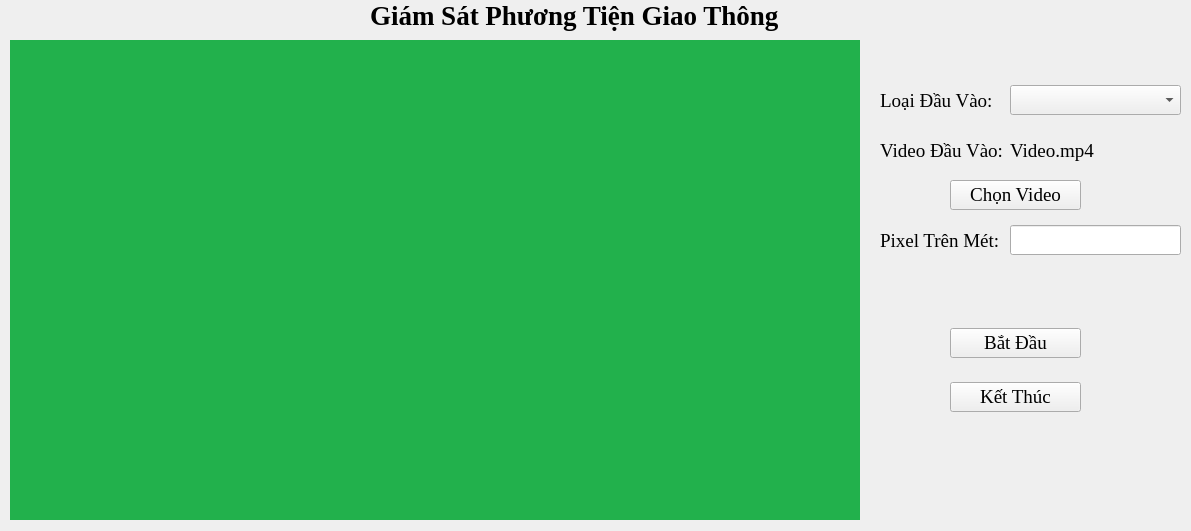
<?xml version="1.0" encoding="UTF-8"?>
<ui version="4.0">
 <class>Monitoring</class>
 <widget class="QFrame" name="Monitoring">
  <property name="geometry">
   <rect>
    <x>0</x>
    <y>0</y>
    <width>1191</width>
    <height>531</height>
   </rect>
  </property>
  <property name="windowTitle">
   <string>Frame</string>
  </property>
  <widget class="QLabel" name="lbImg">
   <property name="geometry">
    <rect>
     <x>10</x>
     <y>40</y>
     <width>850</width>
     <height>480</height>
    </rect>
   </property>
   <property name="styleSheet">
    <string notr="true">background-color:rgb(34, 177, 76)</string>
   </property>
   <property name="text">
    <string/>
   </property>
  </widget>
  <widget class="QLabel" name="label_7">
   <property name="geometry">
    <rect>
     <x>370</x>
     <y>0</y>
     <width>421</width>
     <height>31</height>
    </rect>
   </property>
   <property name="font">
    <font>
     <family>Times New Roman</family>
     <pointsize>20</pointsize>
     <weight>75</weight>
     <bold>true</bold>
    </font>
   </property>
   <property name="text">
    <string>Giám Sát Phương Tiện Giao Thông</string>
   </property>
  </widget>
  <widget class="QWidget" name="horizontalLayoutWidget_2">
   <property name="geometry">
    <rect>
     <x>950</x>
     <y>170</y>
     <width>131</width>
     <height>51</height>
    </rect>
   </property>
   <layout class="QHBoxLayout" name="horizontalLayout_3">
    <item>
     <widget class="QPushButton" name="btChooseVideo">
      <property name="font">
       <font>
        <family>Times New Roman</family>
        <pointsize>14</pointsize>
       </font>
      </property>
      <property name="text">
       <string>Chọn Video</string>
      </property>
     </widget>
    </item>
   </layout>
  </widget>
  <widget class="QWidget" name="horizontalLayoutWidget">
   <property name="geometry">
    <rect>
     <x>880</x>
     <y>130</y>
     <width>131</width>
     <height>41</height>
    </rect>
   </property>
   <layout class="QHBoxLayout" name="horizontalLayout">
    <item>
     <widget class="QLabel" name="label_2">
      <property name="font">
       <font>
        <family>Times New Roman</family>
        <pointsize>14</pointsize>
       </font>
      </property>
      <property name="text">
       <string>Video Đầu Vào:</string>
      </property>
     </widget>
    </item>
   </layout>
  </widget>
  <widget class="QWidget" name="horizontalLayoutWidget_3">
   <property name="geometry">
    <rect>
     <x>1010</x>
     <y>130</y>
     <width>171</width>
     <height>41</height>
    </rect>
   </property>
   <layout class="QHBoxLayout" name="horizontalLayout_2">
    <item>
     <widget class="QLabel" name="lbNameVideo">
      <property name="font">
       <font>
        <family>Times New Roman</family>
        <pointsize>14</pointsize>
       </font>
      </property>
      <property name="text">
       <string>Video.mp4</string>
      </property>
     </widget>
    </item>
   </layout>
  </widget>
  <widget class="QWidget" name="horizontalLayoutWidget_4">
   <property name="geometry">
    <rect>
     <x>1010</x>
     <y>80</y>
     <width>171</width>
     <height>41</height>
    </rect>
   </property>
   <layout class="QHBoxLayout" name="horizontalLayout_4">
    <item>
     <widget class="QComboBox" name="comboInput">
      <property name="font">
       <font>
        <family>Times New Roman</family>
        <pointsize>14</pointsize>
       </font>
      </property>
     </widget>
    </item>
   </layout>
  </widget>
  <widget class="QWidget" name="horizontalLayoutWidget_5">
   <property name="geometry">
    <rect>
     <x>880</x>
     <y>80</y>
     <width>131</width>
     <height>41</height>
    </rect>
   </property>
   <layout class="QHBoxLayout" name="horizontalLayout_5">
    <item>
     <widget class="QLabel" name="label_5">
      <property name="font">
       <font>
        <family>Times New Roman</family>
        <pointsize>14</pointsize>
       </font>
      </property>
      <property name="text">
       <string>Loại Đầu Vào:</string>
      </property>
     </widget>
    </item>
   </layout>
  </widget>
  <widget class="QWidget" name="verticalLayoutWidget">
   <property name="geometry">
    <rect>
     <x>950</x>
     <y>310</y>
     <width>131</width>
     <height>121</height>
    </rect>
   </property>
   <layout class="QVBoxLayout" name="verticalLayout">
    <item>
     <widget class="QPushButton" name="btStart">
      <property name="font">
       <font>
        <family>Times New Roman</family>
        <pointsize>14</pointsize>
       </font>
      </property>
      <property name="text">
       <string>Bắt Đầu</string>
      </property>
     </widget>
    </item>
    <item>
     <widget class="QPushButton" name="btEnd">
      <property name="font">
       <font>
        <family>Times New Roman</family>
        <pointsize>14</pointsize>
       </font>
      </property>
      <property name="text">
       <string>Kết Thúc</string>
      </property>
     </widget>
    </item>
   </layout>
  </widget>
  <widget class="QWidget" name="horizontalLayoutWidget_6">
   <property name="geometry">
    <rect>
     <x>1010</x>
     <y>220</y>
     <width>171</width>
     <height>41</height>
    </rect>
   </property>
   <layout class="QHBoxLayout" name="horizontalLayout_6">
    <item>
     <widget class="QLineEdit" name="txtPPM">
      <property name="font">
       <font>
        <family>Times New Roman</family>
        <pointsize>14</pointsize>
       </font>
      </property>
     </widget>
    </item>
   </layout>
  </widget>
  <widget class="QWidget" name="horizontalLayoutWidget_7">
   <property name="geometry">
    <rect>
     <x>880</x>
     <y>220</y>
     <width>131</width>
     <height>41</height>
    </rect>
   </property>
   <layout class="QHBoxLayout" name="horizontalLayout_7">
    <item>
     <widget class="QLabel" name="label_6">
      <property name="font">
       <font>
        <family>Times New Roman</family>
        <pointsize>14</pointsize>
       </font>
      </property>
      <property name="text">
       <string>Pixel Trên Mét:</string>
      </property>
     </widget>
    </item>
   </layout>
  </widget>
 </widget>
 <resources/>
 <connections/>
</ui>
